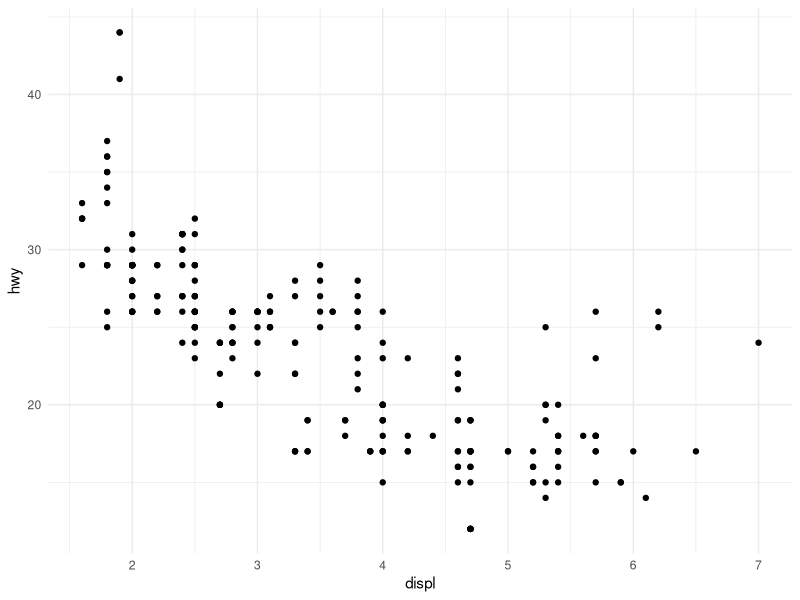
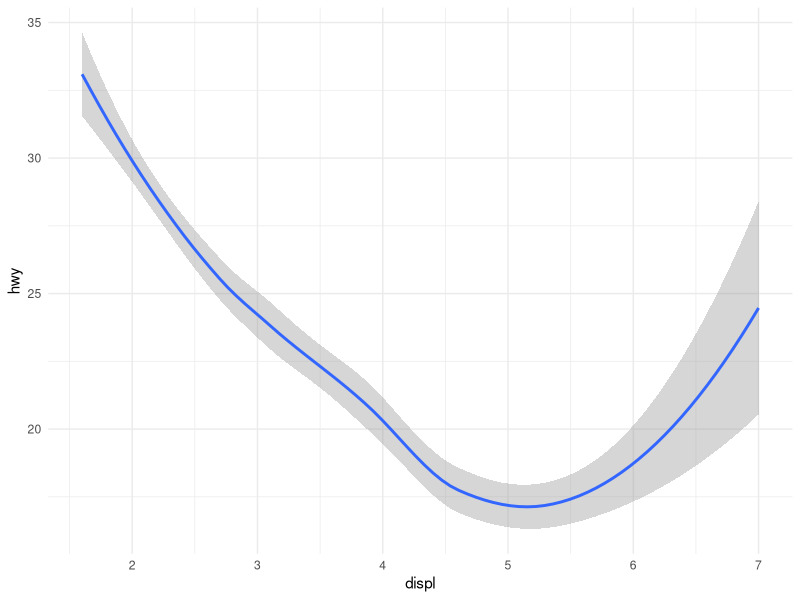
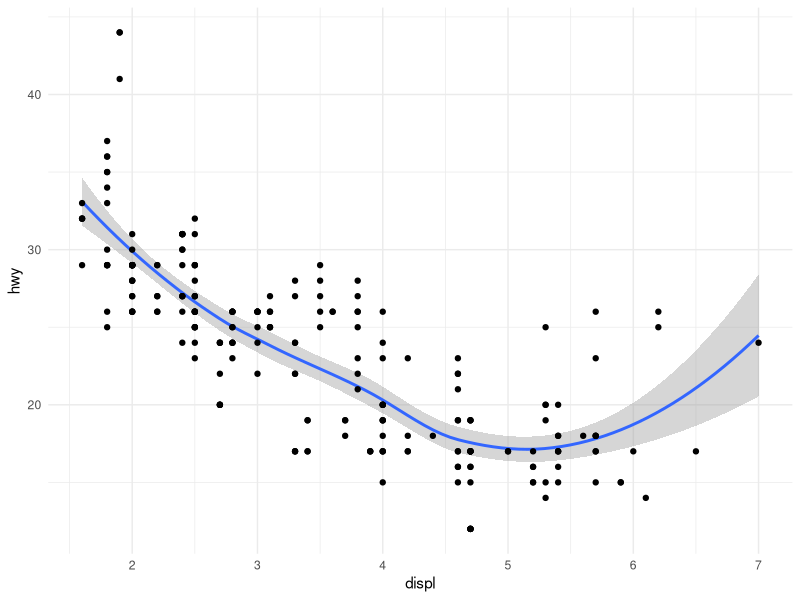
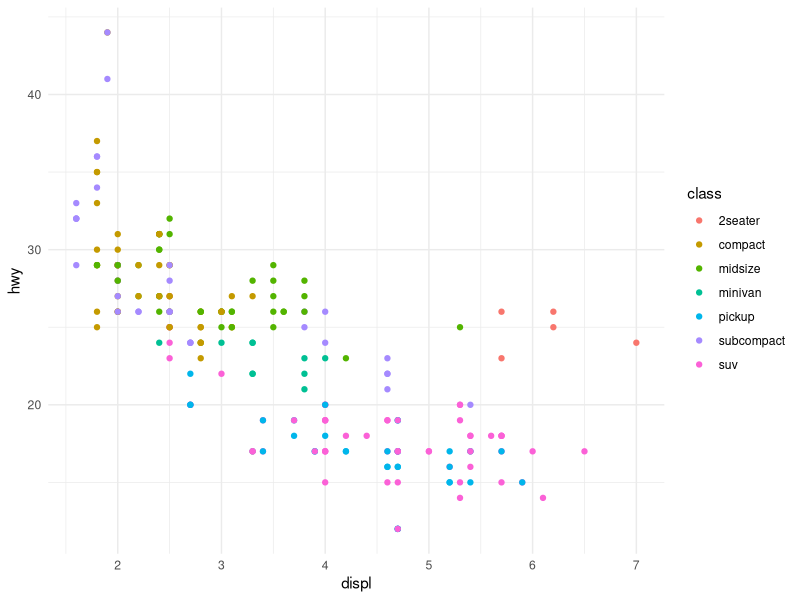
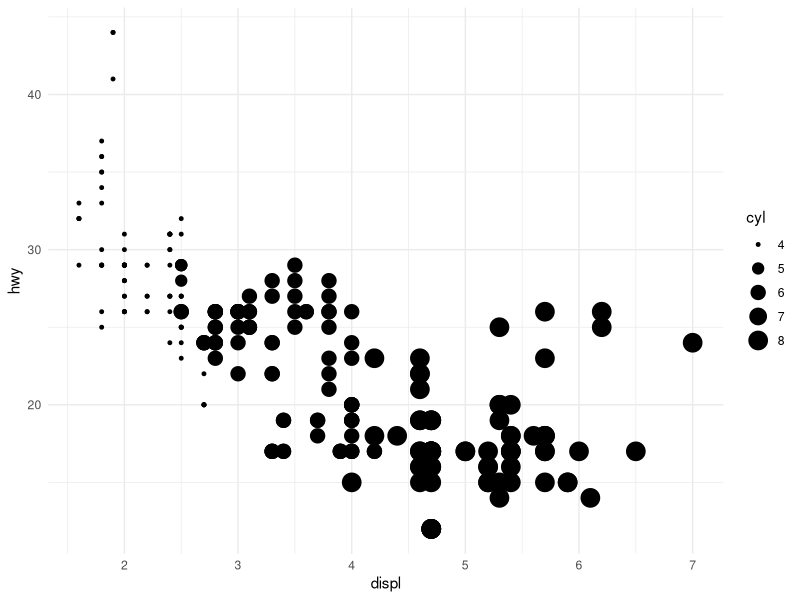
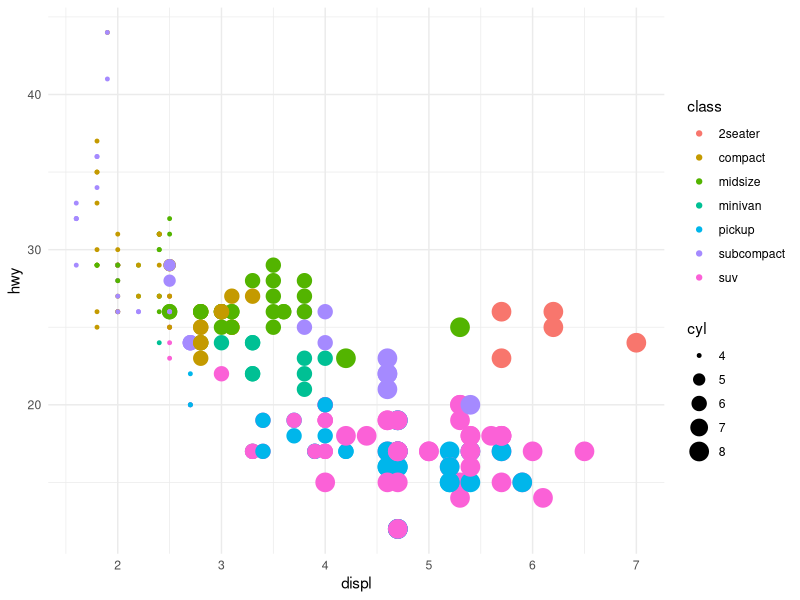
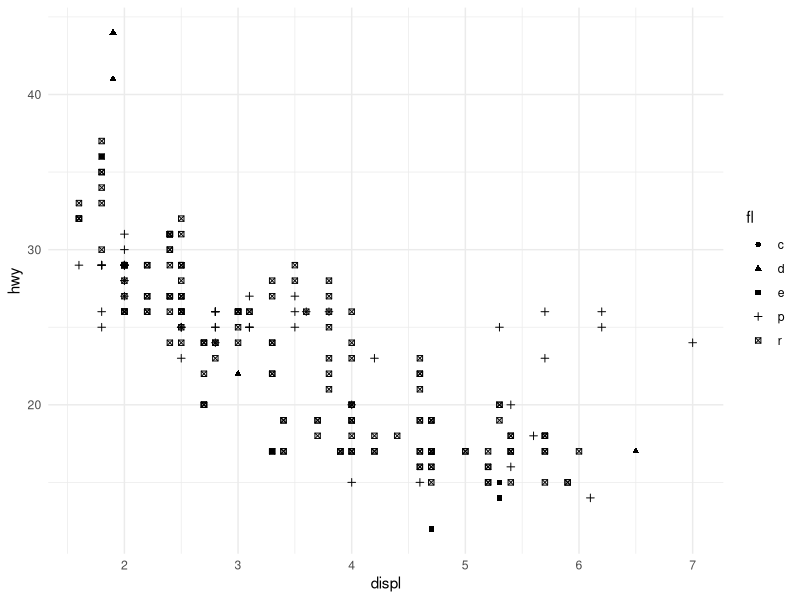
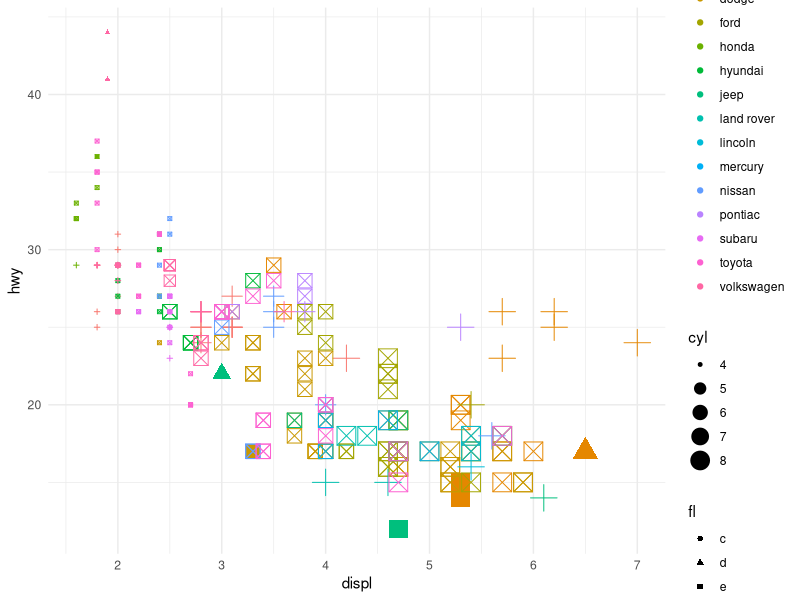

Reproduce these figures in R, in order.
## ---- chunk 1
knitr::opts_chunk$set(echo = TRUE)
knitr::opts_chunk$set(warnings = FALSE)
library(tidyverse)
theme_set(theme_minimal())
## ---- chunk 2
mpg
## ---- chunk 3
p <- ggplot(mpg)
## ---- chunk 4
p <- ggplot(mpg, aes(x = displ, y = hwy))
## ---- chunk 5
p + geom_point()
## ---- chunk 6
p + geom_smooth()
## ---- chunk 7
p + geom_smooth()+geom_point()
## ---- chunk 8
p + geom_point(aes(color=class))
## ---- chunk 9
p + geom_point(aes(size=cyl))
## ---- chunk 10
p + geom_point(aes(size = cyl, color=class))
## ---- chunk 11
p + geom_point(aes(shape=fl))
## ---- chunk 12
p + geom_point(aes(color=manufacturer, shape =fl, size = cyl))

## ---- chunk 13
p + geom_point(aes(color=manufacturer, size = cyl))+facet_grid(.~fl)
## ---- chunk 14
p <- ggplot(mpg, aes(drv))
p + geom_bar()
## ---- chunk 15
p <- ggplot(mpg, aes(drv))
p + geom_bar(aes(color=drv))
## ---- chunk 16
p <- ggplot(mpg, aes(drv))
p + geom_bar(aes(fill=drv))
## ---- chunk 17
p <- ggplot(mpg, aes(drv))
p + geom_bar(aes(fill=class))
## ---- chunk 18
p <- ggplot(mpg, aes(drv))
p + geom_bar(aes(fill=class), position = position_dodge())
## ---- chunk 19
p <- ggplot(mpg, aes(drv))
p + geom_bar(aes(fill=class), position = position_fill())
## ---- chunk 20
p <- ggplot(mpg, aes(hwy))
p + geom_histogram()
## ---- chunk 21
p + geom_histogram(bins = 10)
## ---- chunk 22
p + geom_histogram(bins = 100)
## ---- chunk 23
p + geom_dotplot(binwidth = 0.5)
## ---- chunk 24
p + geom_density()
## ---- chunk 25
p + geom_density(adjust = 3)
## ---- chunk 26
p + geom_density(adjust = 0.5)
